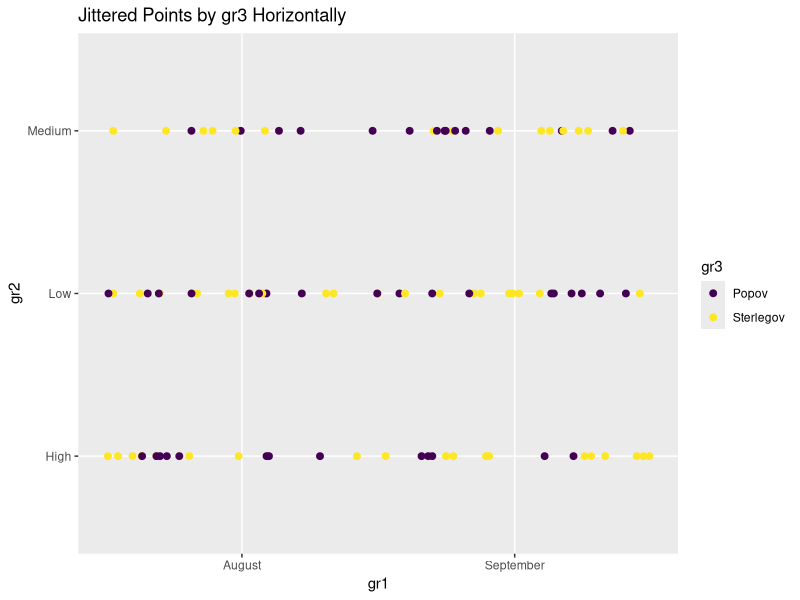

Reproduce this figure in R.
n <- 100
gr1 <- sample(c("August","September"),n,replace=TRUE) |> factor(ordered=TRUE)
gr2 <- sample(c("Low","Medium","High"),n,replace=TRUE) |> factor(ordered=TRUE)
gr3 <- sample(c("Popov","Sterlegov"),n,replace=TRUE) |> factor(ordered=TRUE)
da <- data.frame(gr1=gr1,gr2=gr2,gr3=gr3)

# Convert gr3 to a numeric variable based on its factor levels
da$gr3_numeric <- as.numeric(as.character(da$gr3))

# Load ggplot2
require(ggplot2)

# Create the plot with horizontal jitter by gr3
p <- ggplot(da, aes(gr1, gr2, color = gr3)) +
  geom_jitter(width = 0.5, height = 0, size = 2) + # Adjust width for horizontal jitter
  labs(title = "Jittered Points by gr3 Horizontally", x = "gr1", y = "gr2")

print(p)
